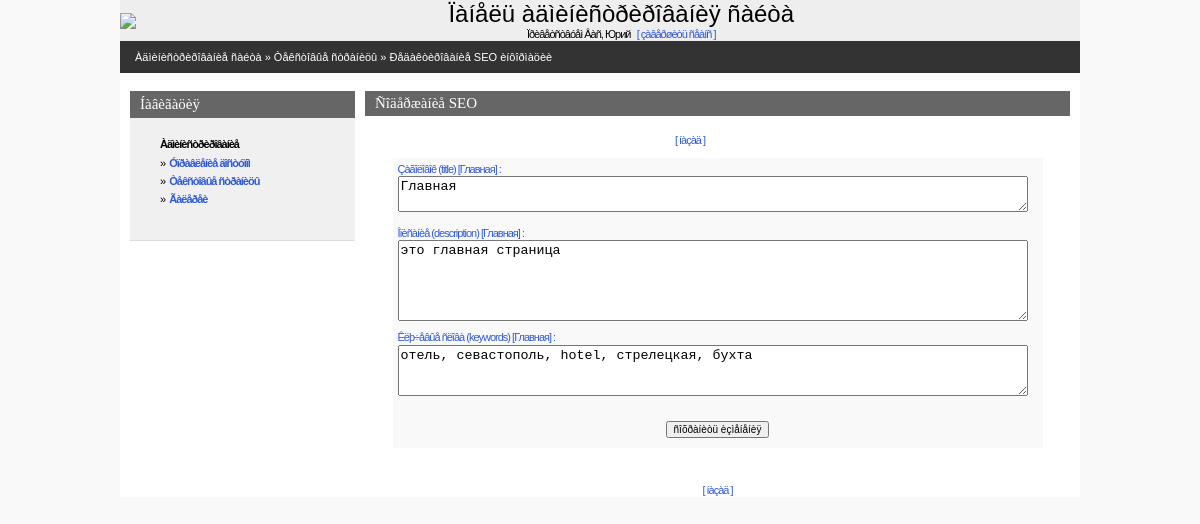
Screenshot of /admin/editseo.php?static_code=1 (signed in) with the database file from the repository.
### tables this page shows
CREATE TABLE IF NOT EXISTS `hotel_static` (
  `static_code` int(11) NOT NULL AUTO_INCREMENT,
  `static_title` varchar(200) NOT NULL DEFAULT '',
  `static_abstract` text NOT NULL COMMENT 'Краткий текст страницы',
  `static_text` text NOT NULL COMMENT 'Полный текст страницы',
  `static_seo_title` text,
  `static_seo_desc` text,
  `static_seo_key` text,
  `static_type` varchar(11) NOT NULL DEFAULT 'page' COMMENT 'Определает тип страницы (обычная страница или галерея)',
  PRIMARY KEY (`static_code`)
);

### admin/inc/connect.php (called while the page is built, shortened)
<?php
    $PHP_SELF=$_SERVER['PHP_SELF'];
?>

### admin/inc/const.php (called while the page is built, shortened)
<?php
    $PREFFIX="hotel";
?>

### admin/editseo.php (the view, shortened to what this page needs)
<?php
    include("inc/settings.php");
    include ("inc/head.php");
?>
<BODY>
<center>
<div class=mainbody>
<? include("inc/top.php");?>
<table Border=0 CellSpacing=0 CellPadding=0 width=100%>
  <tr><td  class=pageline>
     <div class=wmiddletext><a href="main.php">Àäìèíèñòðèðîâàíèå ñàéòà</a> &#187; Òåêñòîâûå ñòðàíèöû &#187; Ðåäàêòèðîâàíèå SEO èíôîðìàöèè</a></div>
  </td>
   <td width=200 class=pageline> <div class=wmiddletext>
  </td>
  </tr>
</table>
<?php
  $mainquery="SELECT static_code, static_seo_title, static_seo_desc, static_seo_key, static_title
              FROM  {$PREFFIX}_static
              WHERE static_code=$static_code";
  $mainres=mysql_query($mainquery) or die(mysql_error());
  list($static_code,$static_seo_title, $static_seo_desc, $static_seo_key, $static_title)=mysql_fetch_array($mainres);
?>
<table Border=0 CellSpacing=0 CellPadding=0 class=mainbody>
 <tr valign=top>
  <td width=10></td>
  <? include("inc/leftmenu.php"); ?>
  <td width=10></td>
  <td>
<table class=grayhead Border=0 CellSpacing=0 CellPadding=0>
 <tr class=normaltext>
  <td ><div ><h4> Ñîäåðæàíèå SEO </h4></div></td>
 </tr>
</table>
<br>
<table Border=0 CellSpacing=0 CellPadding=0 width=650>
      <tr><td class=lmenutext align=center><a href="statlist.php">[ íàçàä ]</a> <br>
</table>
<center>
     <form name=data action=<?=$PHP_SELF;?> method=POST>
<table Border=0 CellSpacing=0 CellPadding=0 width=650>
 <tr><td height=10></td></tr>
 <tr>
  <td bgcolor=#f9f9f9 style='padding:5px'>
  <table Border=0 CellSpacing=0 CellPadding=0>
   <tr><td class=lmenutext colspan=5><a>Çàãîëîâîê (title) [<?=$static_title;?>] :</a><br>
       <textarea name='static_seo_title' style="width:630px;" rows=2><?=$static_seo_title;?></textarea><p>
     </td></tr>
     <tr><td height=5></td></tr>
     <tr><td class=lmenutext colspan=5><a>Îïèñàíèå  (description) [<?=$static_title;?>] :</a><br>
       <textarea name='static_seo_desc' style="width:630px;" rows=5><?=$static_seo_desc;?></textarea><p>
     </td></tr>
     <tr><td class=lmenutext colspan=5><a>Êëþ÷åâûå ñëîâà (keywords) [<?=$static_title;?>] :</a><br>
       <textarea name='static_seo_key' style="width:630px;" rows=3><?=$static_seo_key;?></textarea><p>
     </td></tr>
  </table>
  </td>
 </tr>
 <tr><td height=10 bgcolor=#f9f9f9 height=0></td></tr>
 <tr><td bgcolor=#f9f9f9 ><center><input type=submit class=smalltext value='ñîõðàíèòü èçìåíåíèÿ' )></td></tr>
 <tr><td height=10 bgcolor=#f9f9f9 height=0></td></tr>
 <tr><td height=10 height=0></td></tr>
</table>
 </form>
<table Border=0 CellSpacing=0 CellPadding=0 width=650>
 <tr><td height=10></td></tr>
    <tr><td class=lmenutext align=center><a href="statlist.php">[ íàçàä ]</a> <br>
</table>
</center>
  </td>
    <td width=10></td>
</tr>
</table>
</div>
</center>
</BODY>
</HTML>

### admin/css/styles.css (style rules this page uses)
body { padding:0px; margin:0px; background-color:#f9f9f9; }
a { text-decoration : none; color: #3059D6; }
.mainbody { width:960px; background-color:#ffffff; }
.pageline { height:32px; background-color:#333333; padding-left:15px; }
.grayhead { width:100%; height:25px; padding-left:10px; padding-right:10px; background-color:#666666; }
.lmenutext { text-decoration:none; letter-spacing: -1px; line-height:10pt; margin-left:10px; margin-right:10px; margin-top:3px; margin-bottom:3px; font-size:11px; font-family: Verdana,Arial,Helvetica,Sans-serif,Tahoma,Pragmatica; }
H4 { text-decoration:none; font-weight:normal; color:#ffffff; padding:0; margin:0; font-family: Verdana; font-size : 15px; }
.normaltext { text-decoration:none; color:#000066; font-family:Verdana, Tahoma, Arial, Helvetica, Sans-serif, Pragmatica; font-size:12px; }
.smalltext { text-decoration:none; color:#000000; font-family:Verdana, Tahoma, Arial, Helvetica, Sans-serif, Pragmatica; font-size:10px; }
.wmiddletext { text-decoration:none; color:#ffffff; font-family:Verdana, Tahoma, Arial, Helvetica, Sans-serif, Pragmatica; font-size:11px; }
.wmiddletext a { text-decoration:none; color:#ffffff; }

### rows the page displays
hotel_static: static_title "Главная", static_seo_title "Главная", static_seo_desc "это главная страница", static_seo_key "отель, севастополь, hotel, стрелецкая, бухта"

### other values shown
$REGUSER["name"] "Юрий"
